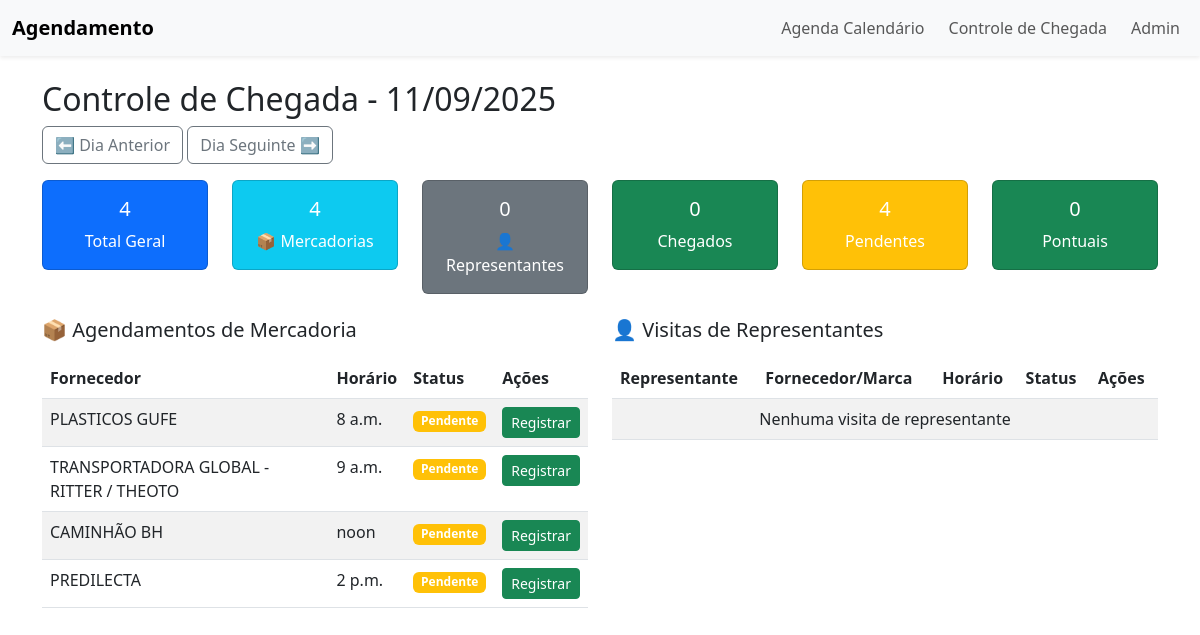
Screenshot of /agenda/controle-chegada/ with the database file from the repository.
### agenda/models.py (models this page shows, shortened)
class Agendamento(models.Model):
    fornecedor = models.CharField(max_length=255)
    data_agendada = models.DateField()
    hora_agendada = models.TimeField()
    compareceu = models.BooleanField(default=False, verbose_name="Fornecedor compareceu?")
    hora_entrada_real = models.DateTimeField(null=True, blank=True, verbose_name="Hora de entrada real")
    observacoes = models.TextField(blank=True, null=True, verbose_name="Observações adicionais")

### agenda/views.py (the view, shortened to what this page needs)
# urls.py: path("controle-chegada/", views.controle_chegada, name="controle_chegada"),
def controle_chegada(request):
    dia_param = request.GET.get("dia")
    if dia_param:
        dia_atual = date.fromisoformat(dia_param)
    else:
        dia_atual = date.today()
    agendamentos = Agendamento.objects.filter(data_agendada=dia_atual).order_by('hora_agendada')
    representantes = AgendamentoRepresentante.objects.filter(data_agendada=dia_atual).order_by('hora_agendada')
    total_agendamentos = agendamentos.count()
    total_representantes = representantes.count()
    total_geral = total_agendamentos + total_representantes
    chegados_agendamentos = agendamentos.filter(compareceu=True).count()
    chegados_representantes = representantes.filter(compareceu=True).count()
    total_chegados = chegados_agendamentos + chegados_representantes
    pendentes_agendamentos = total_agendamentos - chegados_agendamentos
    pendentes_representantes = total_representantes - chegados_representantes
    total_pendentes = pendentes_agendamentos + pendentes_representantes
    pontuais_agendamentos = 0
    atrasados_agendamentos = 0
    adiantados_agendamentos = 0
    pontuais_representantes = 0
    atrasados_representantes = 0
    adiantados_representantes = 0
    total_pontuais = pontuais_agendamentos + pontuais_representantes
    total_atrasados = atrasados_agendamentos + atrasados_representantes
    total_adiantados = adiantados_agendamentos + adiantados_representantes
    ChegadaDiaria.objects.update_or_create(
        data=dia_atual,
        defaults={
            "total_agendamentos": total_agendamentos,
            "total_chegados": chegados_agendamentos,
            "total_pendentes": pendentes_agendamentos,
            "total_pontuais": pontuais_agendamentos,
            "total_atrasados": atrasados_agendamentos,
            "total_adiantados": adiantados_agendamentos,
            "total_representantes": total_representantes,
            "total_representantes_chegados": chegados_representantes
        }
    )
    dia_anterior = dia_atual - timedelta(days=1)
    dia_seguinte = dia_atual + timedelta(days=1)
    return render(request, "agenda/controle_chegada.html", {
        "agendamentos": agendamentos,
        "representantes": representantes,
        "dia_atual": dia_atual,
        "dia_anterior": dia_anterior,
        "dia_seguinte": dia_seguinte,
        "total_agendamentos": total_agendamentos,
        "total_representantes": total_representantes,
        "total_geral": total_geral,
        "total_chegados": total_chegados,
        "total_pendentes": total_pendentes,
        "total_pontuais": total_pontuais,
        "total_atrasados": total_atrasados,
        "total_adiantados": total_adiantados
    })

### agenda/templates/agenda/controle_chegada.html (shortened to what this page needs)
{% extends "base.html" %}
{% block content %}
<h2>Controle de Chegada - {{ dia_atual|date:"d/m/Y" }}</h2>
<div class="mb-3">
    <a href="?dia={{ dia_anterior|date:'Y-m-d' }}" class="btn btn-outline-secondary">⬅ Dia Anterior</a>
    <a href="?dia={{ dia_seguinte|date:'Y-m-d' }}" class="btn btn-outline-secondary">Dia Seguinte ➡</a>
</div>
<div class="row mb-4">
    <div class="col-md-2">
        <div class="card bg-primary text-white">
            <div class="card-body text-center">
                <h5 class="card-title">{{ total_geral }}</h5>
                <p class="card-text">Total Geral</p>
            </div>
        </div>
    </div>
    <div class="col-md-2">
        <div class="card bg-info text-white">
            <div class="card-body text-center">
                <h5 class="card-title">{{ total_agendamentos }}</h5>
                <p class="card-text">📦 Mercadorias</p>
            </div>
        </div>
    </div>
    <div class="col-md-2">
        <div class="card bg-secondary text-white">
            <div class="card-body text-center">
                <h5 class="card-title">{{ total_representantes }}</h5>
                <p class="card-text">👤 Representantes</p>
            </div>
        </div>
    </div>
    <div class="col-md-2">
        <div class="card bg-success text-white">
            <div class="card-body text-center">
                <h5 class="card-title">{{ total_chegados }}</h5>
                <p class="card-text">Chegados</p>
            </div>
        </div>
    </div>
    <div class="col-md-2">
        <div class="card bg-warning text-white">
            <div class="card-body text-center">
                <h5 class="card-title">{{ total_pendentes }}</h5>
                <p class="card-text">Pendentes</p>
            </div>
        </div>
    </div>
    <div class="col-md-2">
        <div class="card bg-success text-white">
            <div class="card-body text-center">
                <h5 class="card-title">{{ total_pontuais }}</h5>
                <p class="card-text">Pontuais</p>
            </div>
        </div>
    </div>
</div>
<div class="row">
    <div class="col-md-6">
        <h5 class="mb-3">📦 Agendamentos de Mercadoria</h5>
        <table class="table table-striped">
        <thead>
        <tr>
            <th>Fornecedor</th>
            <th>Horário</th>
            <th>Status</th>
            <th>Ações</th>
        </tr>
        </thead>
        <tbody>
        {% for agendamento in agendamentos %}
        <tr>
            <td>{{ agendamento.fornecedor }}</td>
            <td>{{ agendamento.hora_agendada }}</td>
            <td>
                {% if agendamento.compareceu %}
                    <span class="badge bg-success">Chegou</span>
                {% else %}
                    <span class="badge bg-warning">Pendente</span>
                {% endif %}
            </td>
            <td>
                {% if not agendamento.compareceu %}
                <a href="{% url 'agenda:registrar_chegada' agendamento.id %}" class="btn btn-success btn-sm">Registrar</a>
                {% else %}
                <a href="{% url 'agenda:registrar_chegada' agendamento.id %}" class="btn btn-outline-primary btn-sm">Editar</a>
                {% endif %}
            </td>
        </tr>
        {% empty %}
        <tr><td colspan="4" class="text-center">Nenhum agendamento de mercadoria</td></tr>
        {% endfor %}
        </tbody>
        </table>
    </div>
    <div class="col-md-6">
        <h5 class="mb-3">👤 Visitas de Representantes</h5>
        <table class="table table-striped">
        <thead>
        <tr>
            <th>Representante</th>
            <th>Fornecedor/Marca</th>
            <th>Horário</th>
            <th>Status</th>
            <th>Ações</th>
        </tr>
        </thead>
        <tbody>
        {% for representante in representantes %}
        <tr>
            <td>{{ representante.nome_representante }}</td>
            <td>{{ representante.fornecedor_marca }}</td>
            <td>{{ representante.hora_agendada }}</td>
            <td>
                {% if representante.compareceu %}
                    <span class="badge bg-success">Chegou</span>
                {% else %}
                    <span class="badge bg-warning">Pendente</span>
                {% endif %}
            </td>
            <td>
                {% if not representante.compareceu %}
                <a href="{% url 'agenda:registrar_chegada_representante' representante.id %}" class="btn btn-success btn-sm">Registrar</a>
                {% else %}
                <a href="{% url 'agenda:registrar_chegada_representante' representante.id %}" class="btn btn-outline-primary btn-sm">Editar</a>
                {% endif %}
            </td>
        </tr>
        {% empty %}
        <tr><td colspan="5" class="text-center">Nenhuma visita de representante</td></tr>
        {% endfor %}
        </tbody>
        </table>
    </div>
</div>
{% endblock %}

### rows the page displays
Agendamento: fornecedor "PLASTICOS GUFE", hora_agendada "8 a.m.", compareceu "Pendente"
Agendamento: fornecedor "TRANSPORTADORA GLOBAL - RITTER / THEOTO", hora_agendada "9 a.m.", compareceu "Pendente"
Agendamento: fornecedor "CAMINHÃO BH", hora_agendada "noon", compareceu "Pendente"
Agendamento: fornecedor "PREDILECTA", hora_agendada "2 p.m.", compareceu "Pendente"

### other values shown
{{ total_geral }} "4"
{{ total_agendamentos }} "4"
{{ total_representantes }} "0"
{{ total_chegados }} "0"
{{ total_pendentes }} "4"
{{ total_pontuais }} "0"
